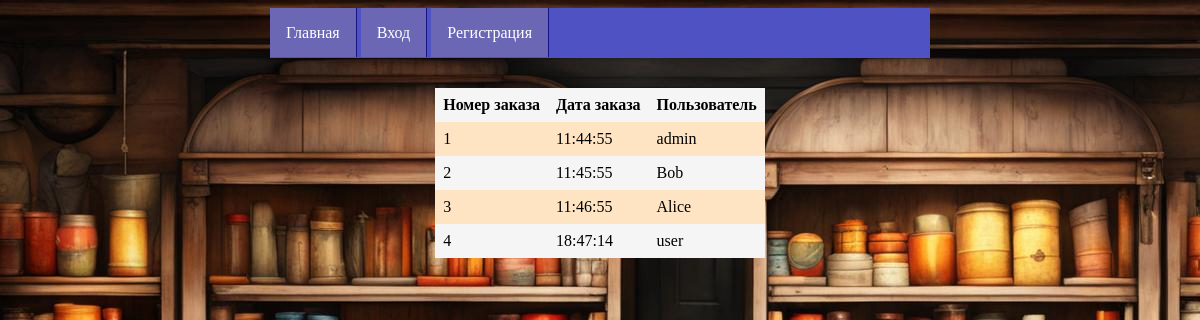
The page / (signed in) on the database its author committed.
### tables this page shows
CREATE TABLE "orders" (
                            "order_id" integer PRIMARY KEY NOT NULL,
                            "data" text NOT NULL,
                            "user" text NOT NULL
                            );

### app.py (the view)
@app.route('//')
def main():
    if request.method == "GET":
        row = ""
        row = models.getOrders()
        return render_template("index.html", headings = ("Номер заказа","Дата заказа", "Пользователь"), data = row)
    return render_template("index.html")

### app.py (called while the page is built)
@login_manager.user_loader
def load_user(userlogin):
    return UserLogin().fromDB(userlogin)

    def fromDB(self,user):
        self.__user = models.getUserID(user)
        return self

### models.py (called while the page is built)
def getOrders():
    conn=sqlite3.connect(db_file)
    cur = conn.cursor()
    cur.execute("SELECT * from orders;")
    row = cur.fetchall()
    return row

def getUserID(user):
    row = ""
    try:
        conn = sqlite3.connect(db_file)
        print(sqlite3.version)
        cur = conn.cursor()
        cur.execute("SELECT id from users where user=?",(user,))
        row = cur.fetchall()
    except Error as e:
        print(e)
    finally:
        if conn:
            conn.close()
            return row

### templates/index.html (shortened to what this page needs)
<html lang="ru">
<head>
    <link rel="stylesheet" href="{{url_for('static',filename='main.css')}}">
    {% block content %}
    <nav class="menu">
        <ul>
            <li><a href="/">Главная</a></li>
            <li><a href="login">Вход</a></li>
            <li><a href="registration">Регистрация</a></li>
        </ul>
    </nav>
    {%endblock%}
</head>
<body>
    <table class = "table">
        <tr class = "table__header">
            {% for header in headings %}
            <th class = "table__cell"> {{ header }}</th>
            {%endfor%}
        </tr>
        {%for row in data%}
        <tr class = "table__row">
            {% for cell in row %}
            <td class = "table__cell">{{ cell }}</td>
            {%endfor%}
        </tr>
        {%endfor%}
    </table>
</body>
</html>

### static/main.css (style rules this page uses)
ul { list-style: none; margin: 0 auto; }
a { text-decoration: none; font-family: 'Lora', serif; transition: .5s linear; }
nav { display: block; width: 660px; margin: 0 auto 30px; }
.menu ul { padding: 1em 0; background: #4e52c2; }
.menu a { padding: 1em; background: rgba(177, 152, 145, .3); border-right: 1px solid rgb(23, 21, 134); color: #ffffff; }
.menu li { display: inline; }
.table { border-spacing: 0; margin: 1rem; background-color: #f5f5f5; margin-left: auto; margin-right: auto; }
.table__row:nth-child(even) { background-color: bisque; }
.table__header { text-align: left; }
.table__cell { padding: 8px }

### rows shown on the page
orders: row "1", data "11:44:55", user "admin"
orders: row "2", data "11:45:55", user "Bob"
orders: row "3", data "11:46:55", user "Alice"
orders: row "4", data "18:47:14", user "user"

### other values the page prints
{{ header }} "Номер заказа" "Дата заказа" "Пользователь"
